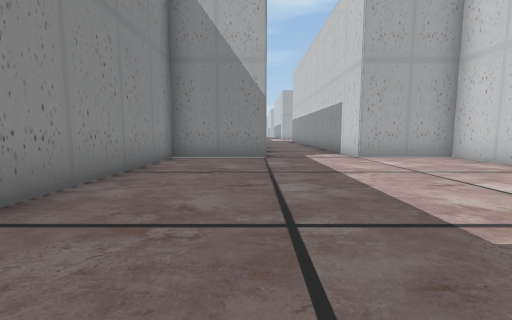
View 1 (above)

16 first-person views from a walk through a Unity game level. The camera is 1.3 m above the floor, tilts 6° down and sees 90° across. The floor is counted in squares, 2 m on a side. Each view is taken from the middle of a square. On the plan, view 1 faces up. The plan holds only what a view shows up to about 9 squares ahead; the rest is blank. The place goes on beyond the plan.

View 2
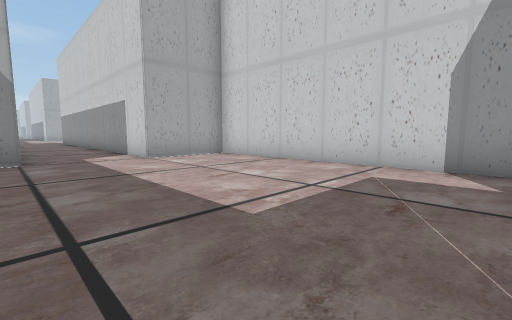

View 3
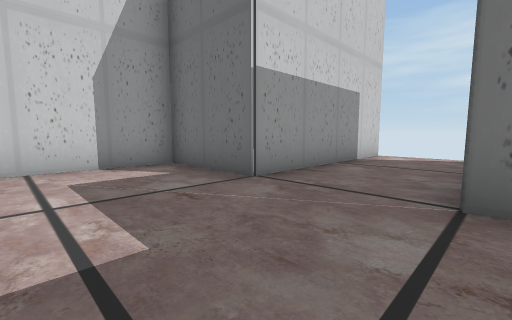

View 4
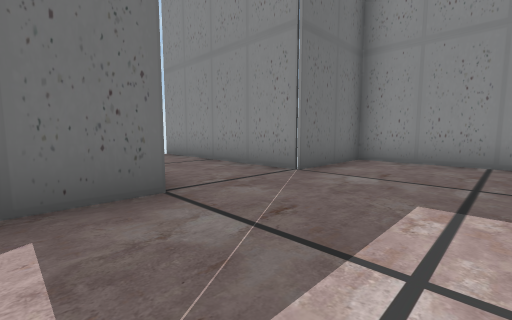

View 5
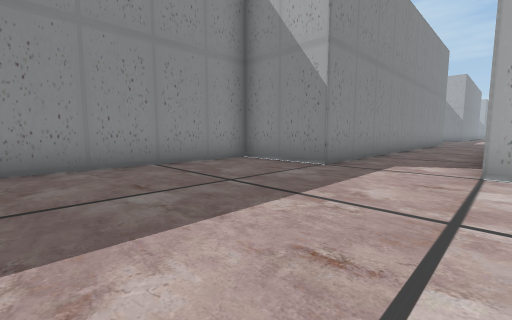

View 6
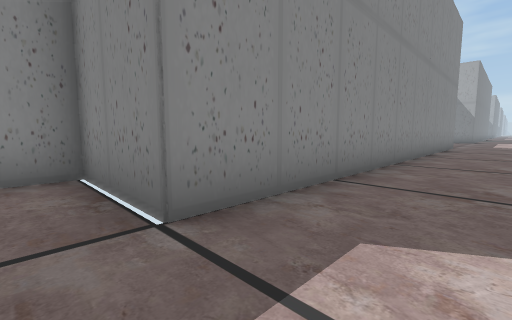

View 7
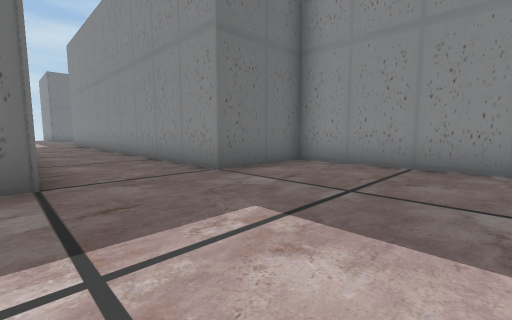

View 8
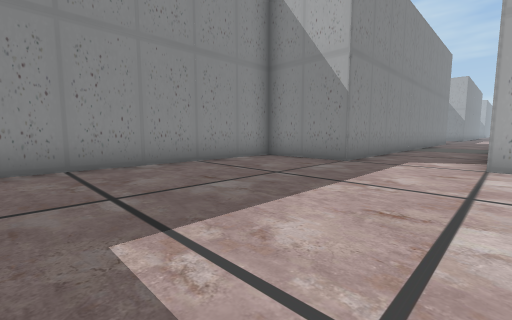

View 9
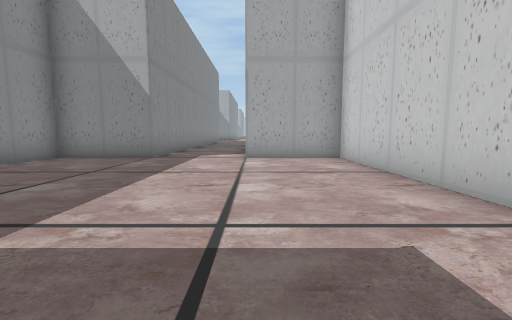

View 10
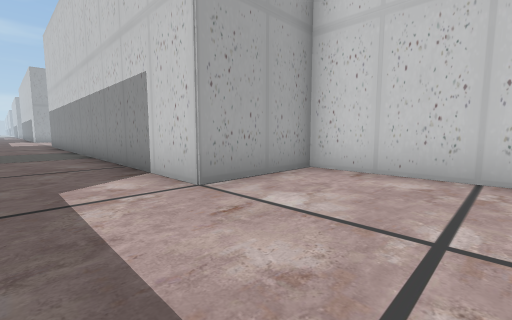

View 11
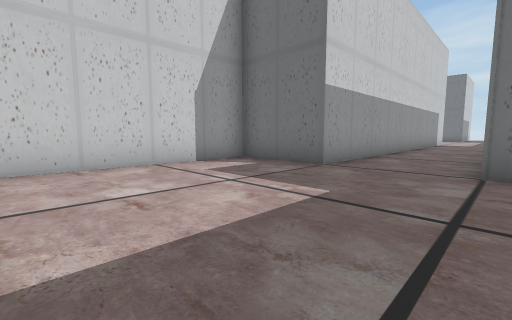

View 12
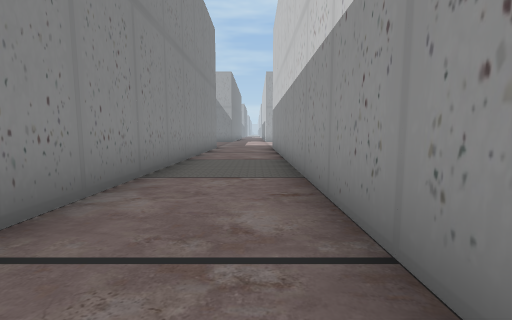

View 13
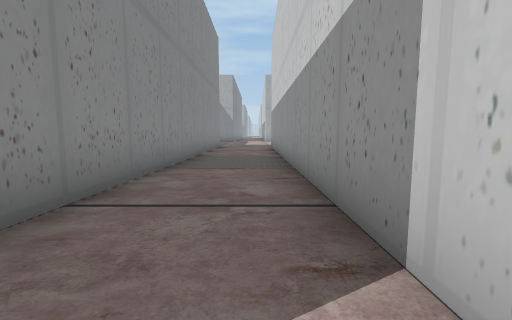

View 14
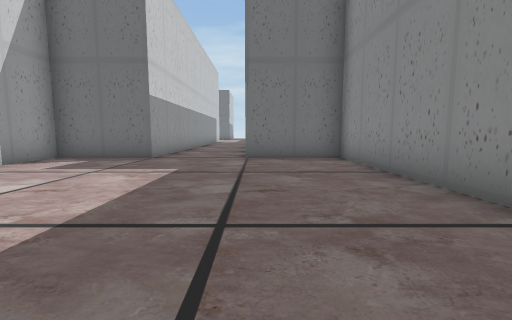

View 15
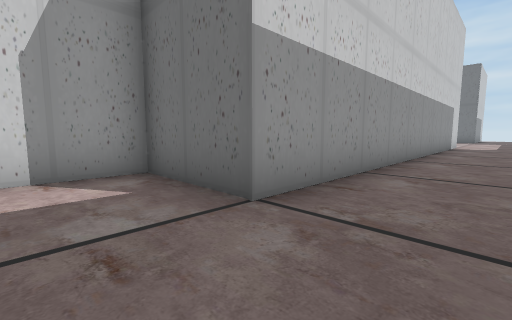

View 16
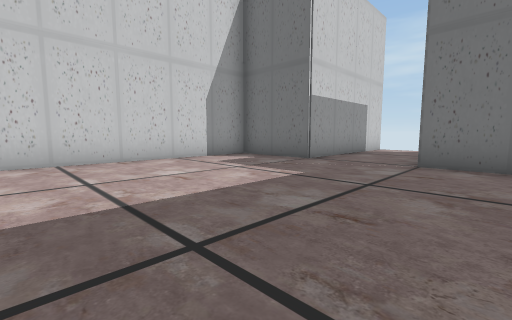

### Floor plan
Ten units are one square. View 1 is at (0, 0); x grows to the right and y downward. Boxes are objects, and circles mark ways between rooms. Rooms are numbered by the first view taken in them; rooms with no view inside come last. Other rooms are left out.
<svg viewBox="-27 -370 84 433">
<path fill="none" stroke="#000" d="M3 -68 -22 -68 -22 7 3 7 3 58M27 58 27 7 52 7 52 -68 27 -68M3 -365 3 -267 -22 -267 -22 -193 3 -193 3 -68M27 -68 27 -193 52 -193 52 -267 27 -267 27 -365"/>
<circle cx="15" cy="-70" r="3" fill="#2a7"/>
<text x="10" y="-20">1</text>
<text x="10" y="-220">2</text>
</svg>
Room 1 opens to room 2.

Where each view was taken, in squares from view 1:
view 1: 0 up, 0 right, facing up
view 2: 0 up, 0 right, facing up-right
view 3: 2 up, 0 right, facing down-right
view 4: 2 up, 4 right, facing down-left
view 5: 2 up, 3 right, facing up-left
view 6: 6 up, 2 right, facing up-left
view 7: 23 up, 3 right, facing down-left
view 8: 21 up, 3 right, facing up-left
view 9: 20 up, 3 right, facing up
view 10: 24 up, 1 right, facing up-right
view 11: 24 up, 0 right, facing down-right
view 12: 28 up, 2 right, facing up
view 13: 27 up, 2 right, facing up
view 14: 26 up, 0 right, facing down
view 15: 21 up, 1 right, facing down-right
view 16: 5 up, 1 left, facing down-right
